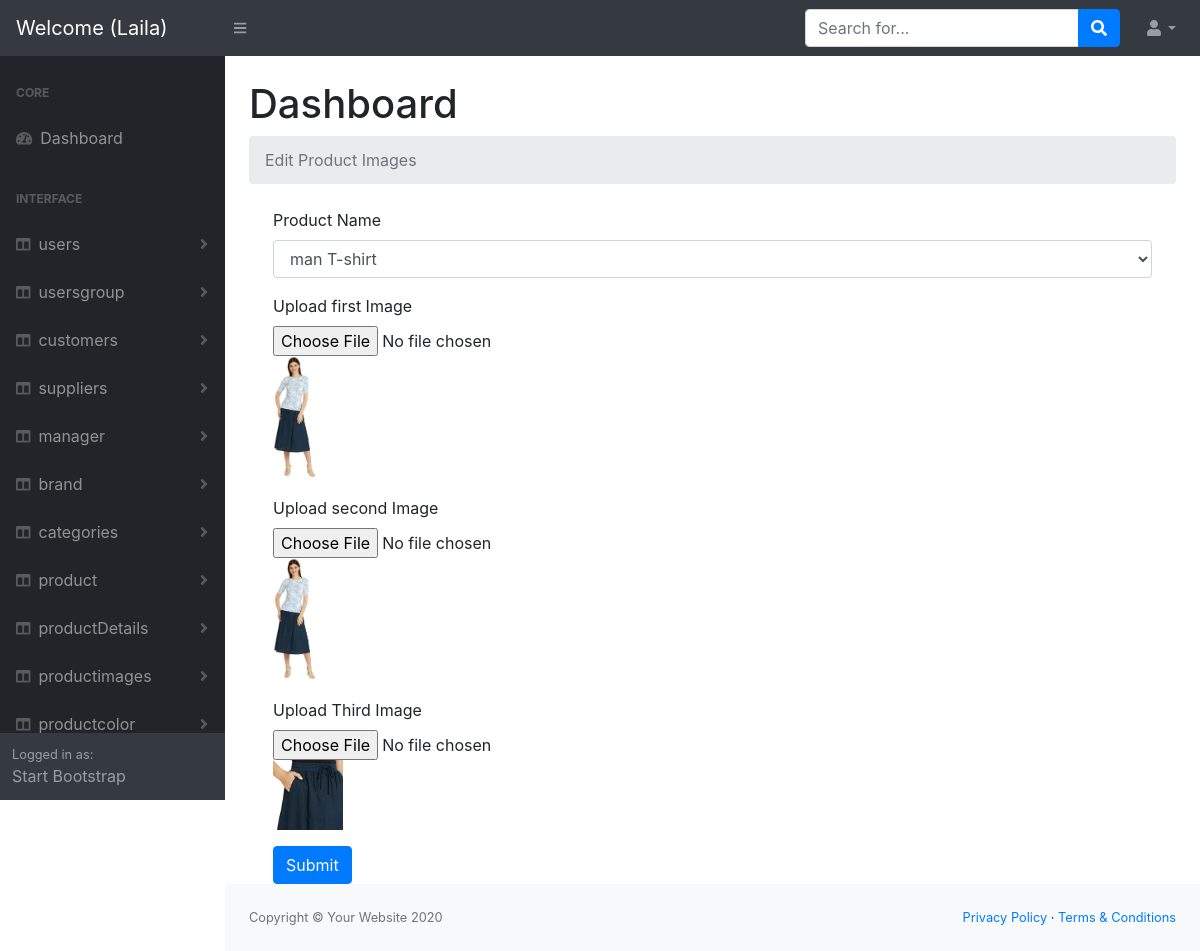
The app's page /Dashboard/admin/productimages/edit.php?id=11 (signed in) with its own data.
### tables this page shows
CREATE TABLE `productimges` (
  `id` int(11) NOT NULL,
  `product_id` int(11) NOT NULL,
  `firstimage` varchar(250) NOT NULL,
  `secondimage` varchar(250) NOT NULL,
  `thirdimage` varchar(250) NOT NULL
);

CREATE TABLE `productdetails` (
  `id` int(11) NOT NULL,
  `product_Id` int(11) NOT NULL,
  `color_id` int(11) NOT NULL,
  `size_id` int(11) NOT NULL,
  `productPrice` int(11) NOT NULL,
  `productQuntity` int(11) NOT NULL,
  `product_Description` text NOT NULL,
  `product_Specificaton` text NOT NULL,
  `unitsInStock` int(11) NOT NULL,
  `Discount` int(11) NOT NULL,
  `productAvailablity` varchar(50) NOT NULL COMMENT 'yes or no',
  `discountAvailablity` varchar(50) NOT NULL COMMENT 'there is discount yes or no',
  `productMadeDate` datetime NOT NULL DEFAULT current_timestamp()
);

CREATE TABLE `product` (
  `id` int(11) NOT NULL,
  `productname` varchar(250) NOT NULL,
  `product_cat_id` int(11) NOT NULL,
  `product_brand_id` int(11) NOT NULL,
  `product_status` varchar(100) NOT NULL COMMENT 'New ,Old ,used',
  `featured` varchar(50) NOT NULL COMMENT 'to make the product featured (1)True or not (0)false'
);

### Dashboard/admin/helpers/functions.php (called while the page is built, shortened)
<?php
function Sanitize($input,$flag){
    $sanitize_var = $input;
    switch ($flag) {
        case 1:
         $sanitize_var = filter_var($sanitize_var,FILTER_SANITIZE_NUMBER_INT);
            break;
    }
    return $sanitize_var;
}
?>

### Dashboard/admin/productimages/edit.php (the view, shortened to what this page needs)
<?php
include '../helpers/functions.php';
include '../helpers/dbconnection.php';
   $id = '';
   if($_SERVER['REQUEST_METHOD'] == "GET"){
      $id  = Sanitize($_GET['id'],1);
    }
   $sql  ="SELECT * FROM `productimges` WHERE `id`= $id";
   $op   = mysqli_query($conn,$sql);
   $FData = mysqli_fetch_assoc($op);
     $sql1 = "SELECT `product`.`productname` ,`productdetails`.* from `productdetails` join `product` on `productdetails`.`product_Id` = `product`.`id`";
     $op1  = mysqli_query($conn,$sql1);
    include '../header.php';
?>
  <body class="sb-nav-fixed">
<?php
    include '../nav.php';
?>
        <div id="layoutSidenav">
<?php
    include '../sidNave.php';
?>
            <div id="layoutSidenav_content">
                <main>
                    <div class="container-fluid">
                        <h1 class="mt-4">Dashboard</h1>
                        <ol class="breadcrumb mb-4">
                        <?php
                            if(isset($_SESSION['errors'])){
                               foreach($_SESSION['errors'] as $key =>  $value){
                                echo '* '.$key.' : '.$value.'<br>';
                               }
                             unset($_SESSION['errors']);
                             }else{
                        ?>
                        <li class="breadcrumb-item active">Edit Product Images </li>
                        <?php } ?>
                        </ol>
<div class="container">
 <form  method="post"  action="edit.php?id=<?php echo $FData['id'];?>"  enctype ="multipart/form-data">
                 <div class="form-group">
                            <label for="exampleInput"> Product Name</label>
                            <select name="product_id" class="form-control">
                                 <?php
                                     while($data = mysqli_fetch_assoc($op1)){
                                  ?>
                              <option value="<?php echo $data['id'];?>"    <?php if($data['id'] == $FData['product_id'] ){ echo 'selected';}?>    >
                              <?php echo $data['productname'];?></option>
                                   <?php } ?>
                            </select>
                  </div>
                   <div class="form-group">
                        <label for="exampleInputEmail1">Upload first Image</label>
                         <br>
                        <input type="file" name="firstimage"  >
                        <br>
                      <img src='./uploads/<?php echo $FData['firstimage'];?>'  width="70px" >
                  </div>
                   <div class="form-group">
                        <label for="exampleInputEmail1">Upload second Image</label>
                         <br>
                        <input type="file" name="secondimage"  >
                        <br>
                      <img src='./uploads/<?php echo $FData['secondimage'];?>'  width="70px" >
                  </div>
                   <div class="form-group">
                        <label for="exampleInputEmail1">Upload Third Image</label>
                         <br>
                        <input type="file" name="thirdimage"  >
                        <br>
                      <img src='./uploads/<?php echo $FData['thirdimage'];?>'  width="70px" >
                  </div>
                     <button type="submit"  name="submit"class="btn btn-primary">Submit</button>
</form>
</div>
              </div>
              </main>
 <?php
include '../footer.php';
 ?>

### records on screen
productimges: product_id "man T-shirt", firstimage (picture), secondimage (picture), thirdimage (picture)

### other values on screen
$_SESSION['User']['firstName'] "Laila"
$data "users"
$data "usersgroup"
$data "customers"
$data "suppliers"
$data "manager"
$data "brand"
$data "categories"
$data "product"
$data "productDetails"
$data "productimages"
$data "productcolor"
